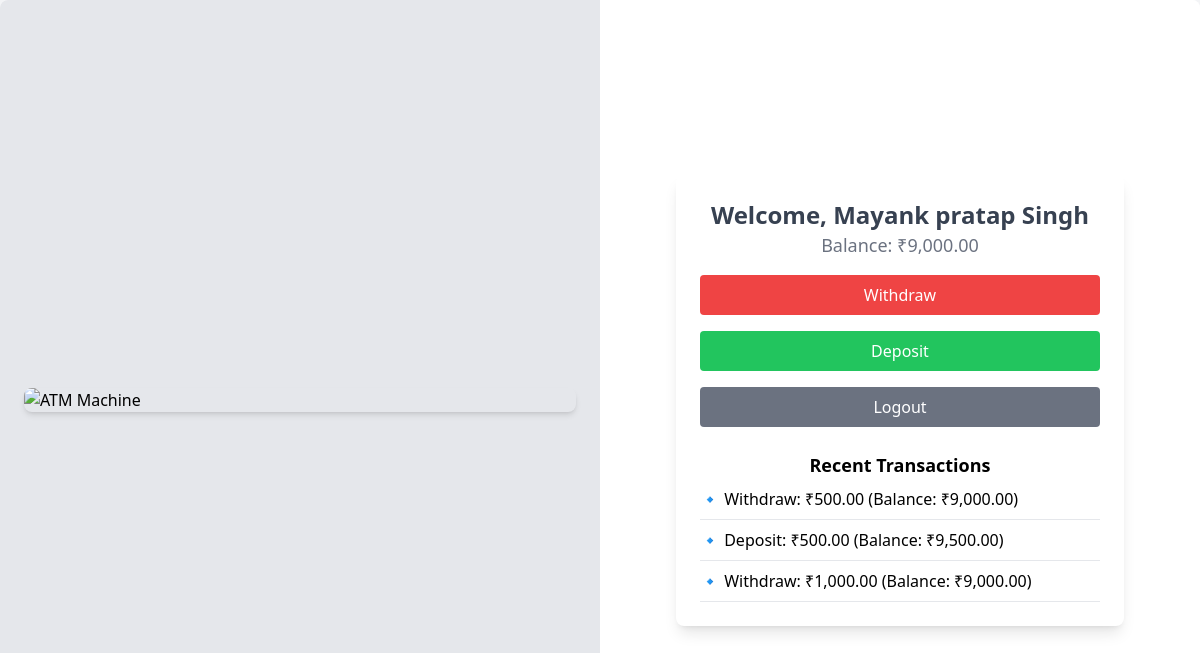
Page /dashboard.php (signed in) on the committed database.
### tables this page shows
CREATE TABLE `users` (
  `id` int(11) NOT NULL,
  `name` varchar(100) NOT NULL,
  `phone` varchar(15) NOT NULL,
  `account_no` varchar(20) NOT NULL,
  `initial_amount` decimal(10,2) NOT NULL,
  `card_no` varchar(16) NOT NULL,
  `pin` varchar(6) NOT NULL,
  `face_image` text DEFAULT NULL,
  `face_descriptor` text DEFAULT NULL
);

CREATE TABLE `transactions` (
  `id` int(11) NOT NULL,
  `card_no` varchar(50) NOT NULL,
  `type` enum('withdraw','deposit') NOT NULL,
  `amount` decimal(10,2) NOT NULL,
  `balance` decimal(10,2) NOT NULL,
  `created_at` timestamp NOT NULL DEFAULT current_timestamp()
);

### dashboard.php (the view, shortened to what this page needs)
<?php
include "db.php";
$card_id = $_SESSION['card_no'];
$user_sql = "SELECT id, name, account_no, initial_amount FROM users WHERE card_no='$card_id'";
$result = mysqli_query($conn, $user_sql);
$user = mysqli_fetch_assoc($result);
$name = $user['name'];
$balance = $user['initial_amount'];
$transactions = mysqli_query($conn, "SELECT * FROM transactions WHERE card_no='$card_id' ORDER BY id DESC LIMIT 5");
?>
<!DOCTYPE html>
<html lang="en">
<head>
     <script src="https://cdn.tailwindcss.com"></script>
</head>
<body class="h-screen flex items-center justify-center bg-gray-100">
     <div class="bg-white shadow-lg rounded-lg flex flex-col md:flex-row w-full h-full overflow-hidden">
          <div class="md:w-1/2 w-full bg-gray-200 flex items-center justify-center p-6">
               <img src="Atm.jpg" alt="ATM Machine" class="w-full h-auto rounded-lg shadow-md object-cover">
          </div>
          <div class="md:w-1/2 w-full flex flex-col items-center justify-center p-8 bg-white">
               <div class="bg-white shadow-lg rounded-lg w-full max-w-md p-6 text-center">
                    <h2 class="text-2xl font-bold text-gray-700">Welcome, <?= htmlspecialchars($name) ?></h2>
                    <p class="text-lg text-gray-500">Balance: ₹<?= number_format($balance, 2) ?></p>
                    <button onclick="openModal('withdraw')" class="bg-red-500 text-white w-full py-2 mt-4 rounded">Withdraw</button>
                    <button onclick="openModal('deposit')" class="bg-green-500 text-white w-full py-2 mt-4 rounded">Deposit</button>
                    <a href="logout.php" class="bg-gray-500 text-white w-full py-2 mt-4 rounded block">Logout</a>
                    <h3 class="text-lg font-semibold mt-6">Recent Transactions</h3>
                    <ul class="text-left">
                         <?php while ($row = mysqli_fetch_assoc($transactions)) { ?>
                              <li class="border-b py-2">🔹 <?= ucfirst(htmlspecialchars($row['type'])) ?>: ₹<?= number_format($row['amount'], 2) ?> (Balance: ₹<?= number_format($row['balance'], 2) ?>)</li>
                         <?php } ?>
                    </ul>
               </div>
          </div>
     </div>
</body>
</html>

### rows in the picture
users: name "Mayank pratap Singh", initial_amount "9,000.00"
transactions: type "Withdraw", amount "500.00", balance "9,000.00"
transactions: type "Deposit", amount "500.00", balance "9,500.00"
transactions: type "Withdraw", amount "1,000.00", balance "9,000.00"
